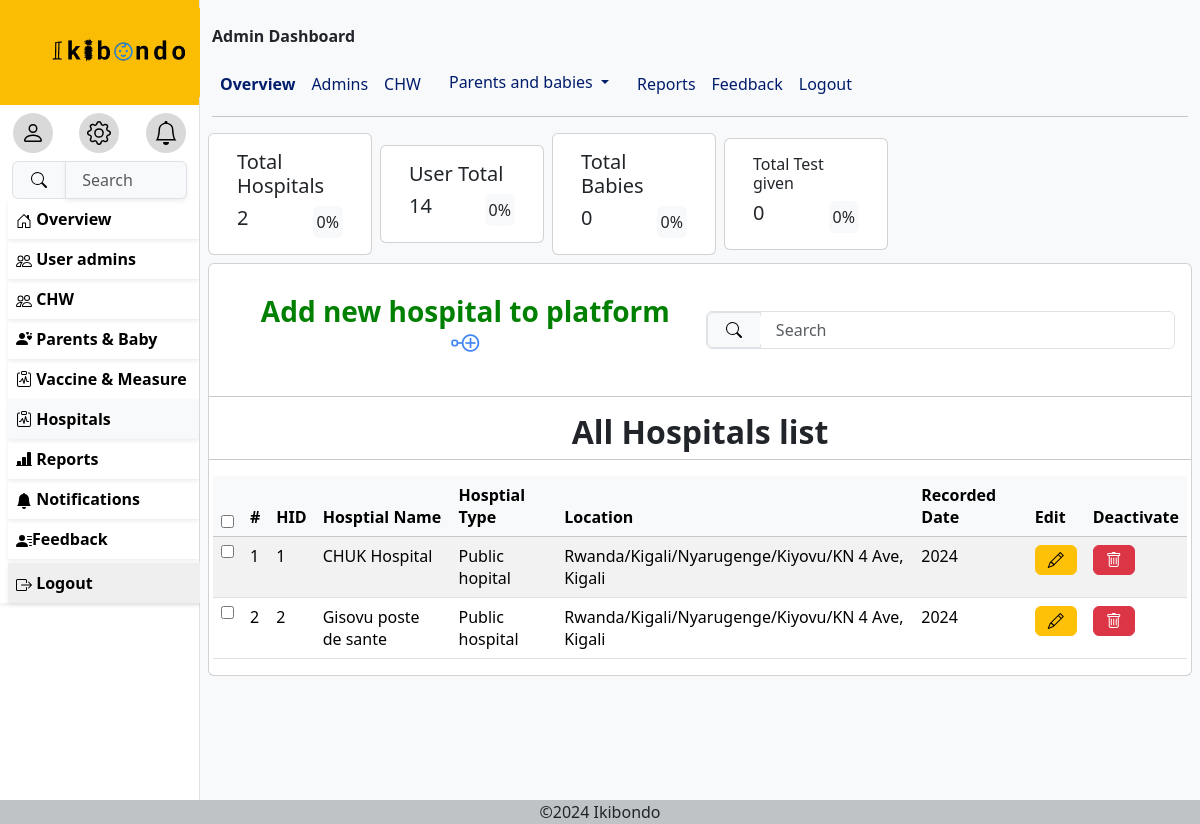
/hospitals (signed in), run on an earlier commit of the app's database.
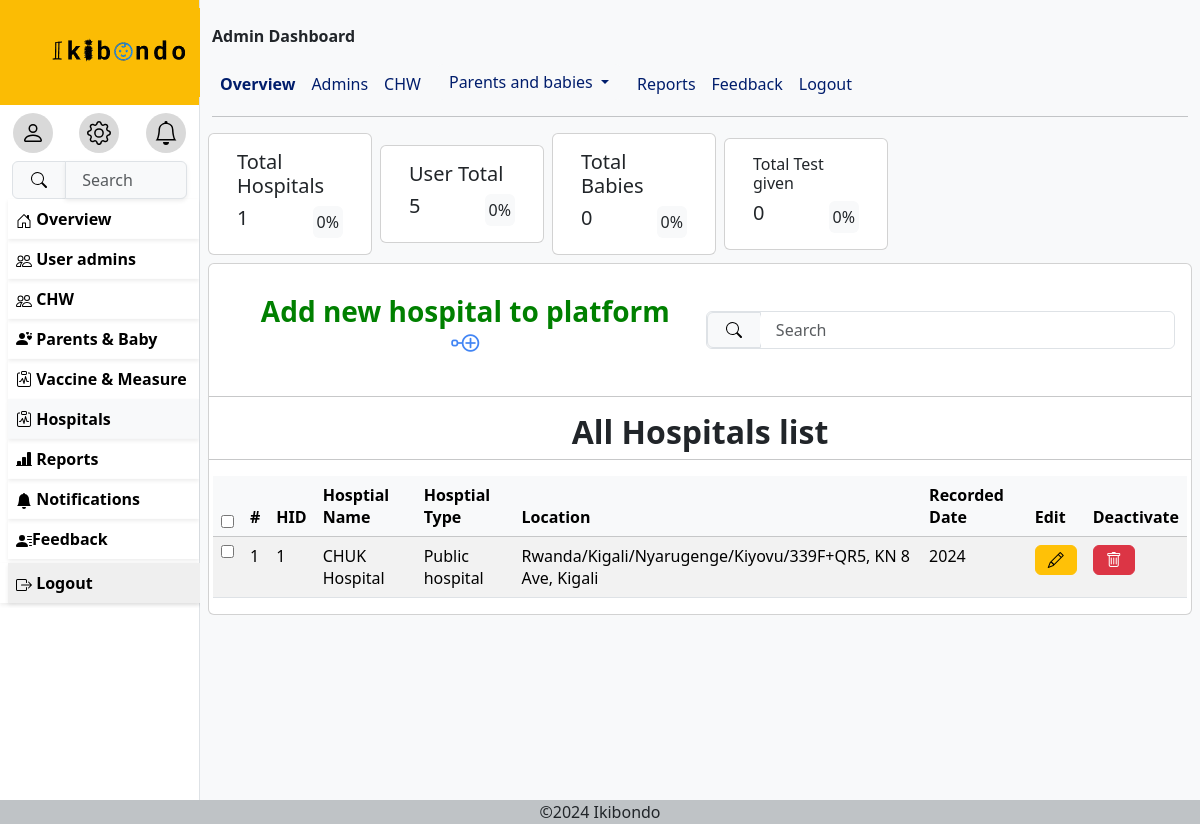
And on a later commit of the database.
### ikibondoapp/models.py (models this page shows, shortened)
class Hospital(models.Model):
    HID= models.PositiveBigIntegerField(primary_key=True)
    LocationId=models.ForeignKey(Location, on_delete=models.CASCADE,related_name='Hospital')
    Names= models.CharField(max_length=100)
    Hospitaltype= models.TextField()
    Recordeddate=models.IntegerField()

class Location(models.Model):
    LocationId= models.AutoField(primary_key=True)
    Country = models.CharField(max_length=100, default='Rwanda', blank=True)
    Provence= models.CharField(max_length=100)
    District= models.CharField(max_length=100)
    Village= models.CharField(max_length=100)
    Streetcode=models.CharField(max_length=50,blank=True)
    def __str__(self):
        return  f"{self.Country}/{self.Provence}/{self.District}/{self.Village}/{self.Streetcode}"
    class Meta:
        verbose_name_plural="Locations"

### ikibondoapp/views.py (the view)
# urls.py: path('hospitals',hospital_view,name='hospitals'),
@login_required
def hospital_view(request):
    user=request.user
    hos=Hospital.objects.all()
    if request.method == 'POST':
        form = HospitalForm(request.POST)
        if form.is_valid():
            form.save()
            return redirect('hospitals')  # Redirect to the success page or hospital list
    else:
        form = HospitalForm()
    return render(request,'hospitals.html',{'user':user,'totals':total,'hospitals':hos,'form':form})

### ikibondoapp/forms.py
class HospitalForm(forms.ModelForm):
    class Meta:
        model = Hospital
        fields = ['HID', 'LocationId', 'Names', 'Hospitaltype']
    HID = forms.NumberInput(attrs={'class': 'form-control', 'placeholder': 'Enter Hospital ID'})
    LocationId = forms.ModelChoiceField(queryset=Location.objects.all(), widget=forms.Select(attrs={'class': 'form-control'}))
    Names = forms.CharField(max_length=100, widget=forms.TextInput(attrs={'class': 'form-control', 'placeholder': 'Enter Hospital Name'}))
    Hospitaltype = forms.CharField(widget=forms.Textarea(attrs={'class': 'form-control', 'placeholder': 'Enter Hospital Type'}))

### TEMPLATES/hospitals.html (shortened to what the changed rows need)
{% extends 'base.html' %}
{% load crispy_forms_tags %}
{%block content%}
             <div class="row px-2 hstack gap-2">
                <div class="card col-md-2 hov">
                    <div class="card-body">
                      <div class="hstack">
                      <div class="card-link fs-5 h1">{{totals.totalhospital}}</div>
                      <div class="card-link bg-light hov rounded p-1 ms-auto">0%</div>
                      </div>
                    </div>
                  </div>
               <div class="card col-md-2 hov">
                 <div class="card-body">
                   <div class="hstack">
                   <div class="card-link fs-5 h1">
                    {{totals.totaluser}}
                   </div>
                   <div class="card-link bg-light p-1 rounded ms-auto">0%</div>
                   </div>
                 </div>
               </div>
             </div>
             <div class="row gx-2 card  mt-2">
             <h2><center><b>All Hospitals list</b></center></h2>
             <div class="table-responsive ">
                <table class="table table-striped table-hover ">
                    <thead class="table-light">
                        <th scope="col"><input type="checkbox" id="selectAll"/></th>
                        <th scope="col">#</th>
                        <th scope="col">HID</th>
                        <th scope="col">Hosptial Name</th>
                        <th scope="col">Hosptial Type</th>
                        <th scope="col">Location</th>
                        <th scope="col">Recorded Date</th>
                        <th scope="col">Edit</th>
                        <th scope="col">Deactivate</th>
                    </thead>
                    <tbody id="userTableBody">
                      {% for hos in hospitals %}
                      <tr>
                        <td><input type="checkbox" class="userCheckbox" /></td>
                        <td>{{ forloop.counter }}</td>
                        <td>{{ hos.HID }}</td>
                        <td>{{ hos.Names }}</td>
                        <td>{{ hos.Hospitaltype}}</td>
                        <td>{{ hos.LocationId }}</td>
                        <td>{{ hos.Recordeddate }}</td>
                        <td>
                          <button
                            class="btn btn-md btn-warning editButton"
                            data-bs-toggle="modal"
                            data-bs-target="#editUserModal"
                          >
                            <i class="bi bi-pencil"></i>
                          </button>
                        </td>
                        <td>
                          <button class="btn btn-md btn-danger deleteButton">
                            <i class="bi bi-trash"></i>
                          </button>
                        </td>
                      </tr>
                      {% empty %}
                      <tr>
                        <td colspan="10" class="text-center">No Hospital found</td>
                      </tr>
                      {% endfor %}
                    </tbody>
                 </table>
             </div>
            </div>
{%endblock%}

What changed in the data, as far as the page shows it:
removed Hospital: HID "2", Names "Gisovu poste de sante", Hospitaltype "Public hospital", LocationId "Rwanda/Kigali/Nyarugenge/Kiyovu/KN 4 Ave, Kigali", Recordeddate "2024"
changed Hospital "CHUK Hospital": Hospitaltype "Public hopital" → "Public hospital"; LocationId "Rwanda/Kigali/Nyarugenge/Kiyovu/KN 4 Ave, Kigali" → "Rwanda/Kigali/Nyarugenge/Kiyovu/339F+QR5, KN 8 Ave, Kigali"
Also different on the page:
{{ totals.totalhospital }}: "2" → "1"
{{ totals.totaluser }}: "14" → "5"
